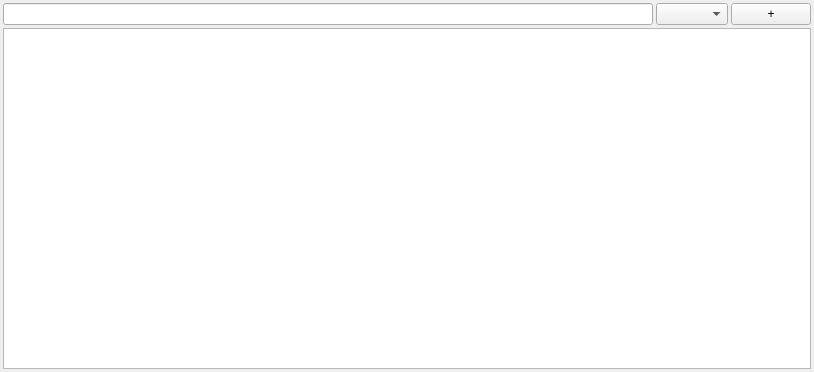
<?xml version="1.0" encoding="UTF-8"?>
<ui version="4.0">
 <class>SearchWin</class>
 <widget class="QWidget" name="SearchWin">
  <property name="geometry">
   <rect>
    <x>0</x>
    <y>0</y>
    <width>814</width>
    <height>372</height>
   </rect>
  </property>
  <property name="minimumSize">
   <size>
    <width>814</width>
    <height>0</height>
   </size>
  </property>
  <property name="windowTitle">
   <string>Поиск по записям</string>
  </property>
  <layout class="QGridLayout" name="gridLayout_2">
   <item row="0" column="0">
    <widget class="QLineEdit" name="line_search"/>
   </item>
   <item row="0" column="1">
    <widget class="QComboBox" name="comboBox_search_where">
     <property name="sizePolicy">
      <sizepolicy hsizetype="Fixed" vsizetype="Fixed">
       <horstretch>0</horstretch>
       <verstretch>0</verstretch>
      </sizepolicy>
     </property>
     <property name="whatsThis">
      <string>&lt;html&gt;&lt;head/&gt;&lt;body&gt;&lt;p&gt;Сортировка по ...&lt;/p&gt;&lt;/body&gt;&lt;/html&gt;</string>
     </property>
    </widget>
   </item>
   <item row="0" column="2">
    <widget class="QPushButton" name="add_button">
     <property name="sizePolicy">
      <sizepolicy hsizetype="Fixed" vsizetype="Fixed">
       <horstretch>0</horstretch>
       <verstretch>0</verstretch>
      </sizepolicy>
     </property>
     <property name="text">
      <string>+</string>
     </property>
    </widget>
   </item>
   <item row="1" column="0" colspan="3">
    <widget class="QTableView" name="tableView_applications">
     <property name="alternatingRowColors">
      <bool>true</bool>
     </property>
     <property name="selectionBehavior">
      <enum>QAbstractItemView::SelectItems</enum>
     </property>
     <property name="wordWrap">
      <bool>true</bool>
     </property>
     <attribute name="horizontalHeaderDefaultSectionSize">
      <number>110</number>
     </attribute>
     <attribute name="horizontalHeaderMinimumSectionSize">
      <number>30</number>
     </attribute>
     <attribute name="verticalHeaderDefaultSectionSize">
      <number>30</number>
     </attribute>
     <attribute name="verticalHeaderMinimumSectionSize">
      <number>29</number>
     </attribute>
    </widget>
   </item>
  </layout>
 </widget>
 <layoutdefault spacing="3" margin="3"/>
 <resources/>
 <connections/>
 <designerdata>
  <property name="gridDeltaX">
   <number>5</number>
  </property>
  <property name="gridDeltaY">
   <number>5</number>
  </property>
  <property name="gridSnapX">
   <bool>true</bool>
  </property>
  <property name="gridSnapY">
   <bool>true</bool>
  </property>
  <property name="gridVisible">
   <bool>true</bool>
  </property>
 </designerdata>
</ui>
